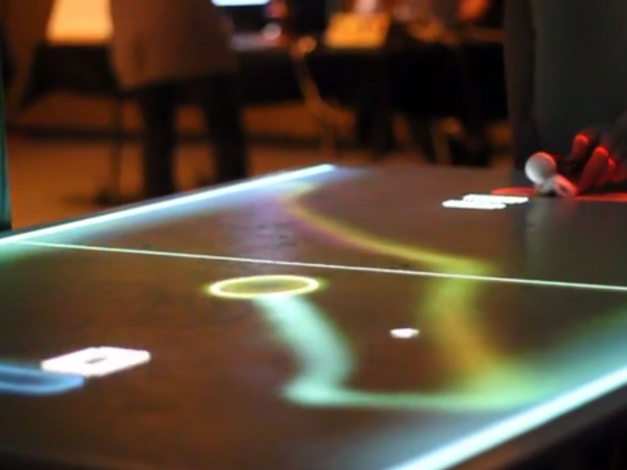
#> input picture pong1.jpg, 1253 x 940 px, given in place of the camera (shown at 1/2 size)
$ python objectDetect.py
#> lines starting #> are read from the running program, lines starting #| are printed output that depends on the picture; after the words box and inside, x2 and y2 are one past the last pixel; in counts of white or black regions, pixels touching at a corner belong together
import cv2
import numpy as np
from collections import deque


camera = cv2.VideoCapture(0)
cv2.namedWindow("frame")
frame_stack = []
max_frames = 1         # Number of frames to mediate
j = 0
Detect = False

while True:
    if Detect:
        cv2.waitKey(1000)
        Detect = False

    # grab the current frame
    (grabbed, frame) = camera.read()
#> frame is the input picture: shape (940, 1253, 3); mean B, G, R 53.9, 71, 87.5

    cv2.waitKey(1)

    if not grabbed:
        break
    #cv2.imshow('frame',frame)
    j += 1
    img_hsv=cv2.cvtColor(frame, cv2.COLOR_BGR2HSV)
#> img_hsv: shape (940, 1253, 3); mean H, S, V 35, 129.3, 93.3

    # red lower mask (0-10)
    lower_red = np.array([0,50,50])
    upper_red = np.array([5,255,255])
    mask0 = cv2.inRange(img_hsv, lower_red, upper_red)              # TODO adjust the red mask values
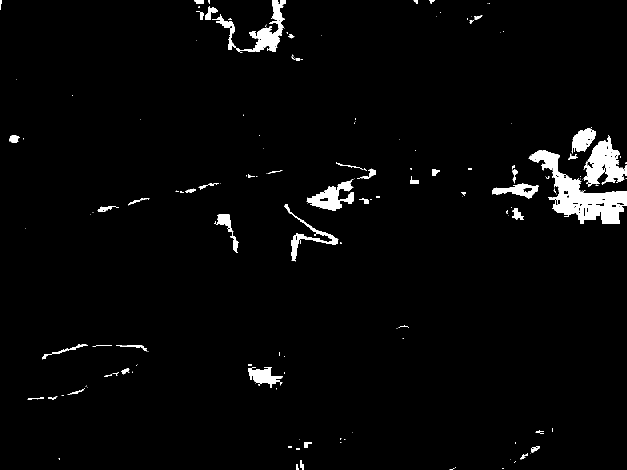
#> mask0: shape (940, 1253) (shown at 1/2 size); 2.8% white; 184 white regions (127 under 20 px), largest, box (x1, y1, x2, y2) and area: (1058, 301, 1253, 448) 9778, (1167, 270, 1253, 374) 4357, (424, 0, 572, 106) 3713
    # red upper mask (170-180)
    lower_red = np.array([172,50,50])
    upper_red = np.array([179,255,255])
    mask1 = cv2.inRange(img_hsv, lower_red, upper_red)
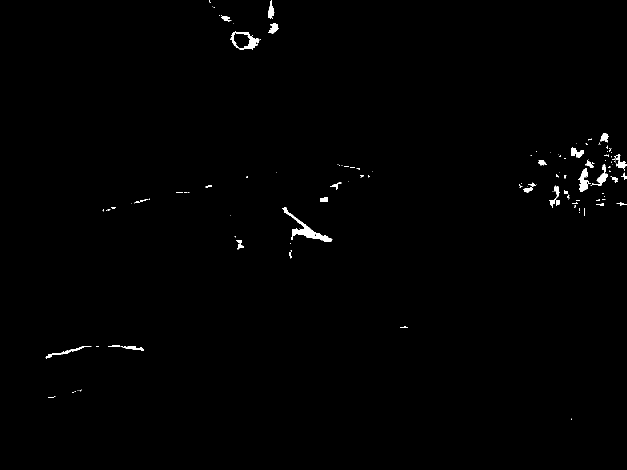
#> mask1: shape (940, 1253) (shown at 1/2 size); 0.61% white; 129 white regions (91 under 20 px), largest, box (x1, y1, x2, y2) and area: (565, 414, 665, 484) 1293, (461, 63, 518, 100) 726, (1156, 336, 1182, 384) 571
    # join masks
    maskRed = mask0 + mask1
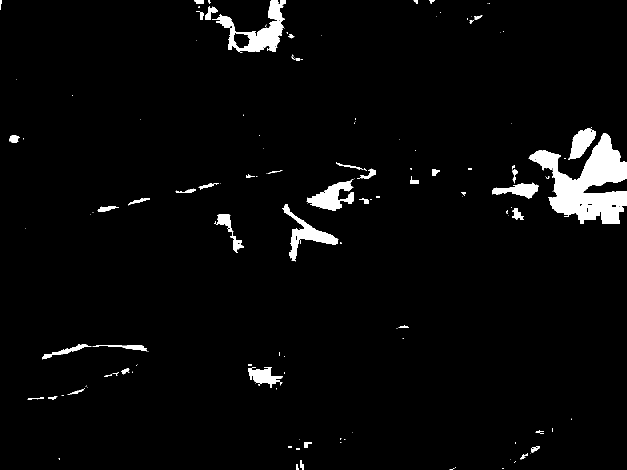
#> maskRed: shape (940, 1253) (shown at 1/2 size); 3.4% white; 163 white regions (109 under 20 px), largest, box (x1, y1, x2, y2) and area: (1058, 266, 1253, 448) 16786, (424, 0, 572, 106) 5130, (565, 408, 677, 523) 2997

    # green mask (55-65)
    lower_green = np.array([40, 128, 0])
    upper_green = np.array([70, 255, 127])
    maskGreen = cv2.inRange(img_hsv, lower_green, upper_green)  # TODO adjust the green mask values
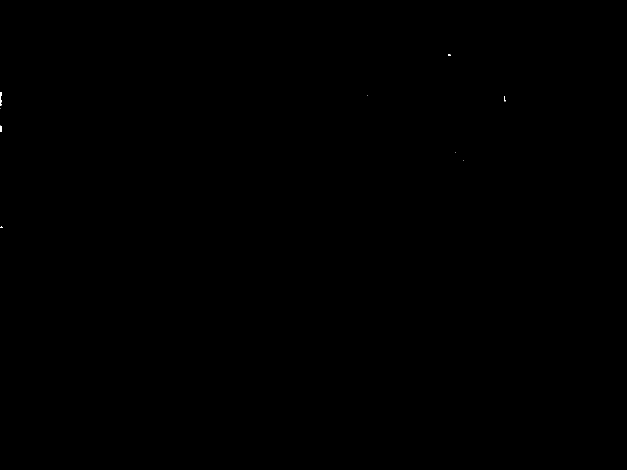
#> maskGreen: shape (940, 1253) (shown at 1/2 size); 0.01% white; 9 white regions (7 under 20 px), largest, box (x1, y1, x2, y2) and area: (0, 184, 4, 211) 70, (0, 251, 4, 264) 45

    # blue lower mask (107-117)
    lower_blue = np.array([100, 50, 50])
    upper_blue = np.array([120, 255, 255])
    maskBlue = cv2.inRange(img_hsv, lower_blue, upper_blue)  # TODO adjust the blue mask values
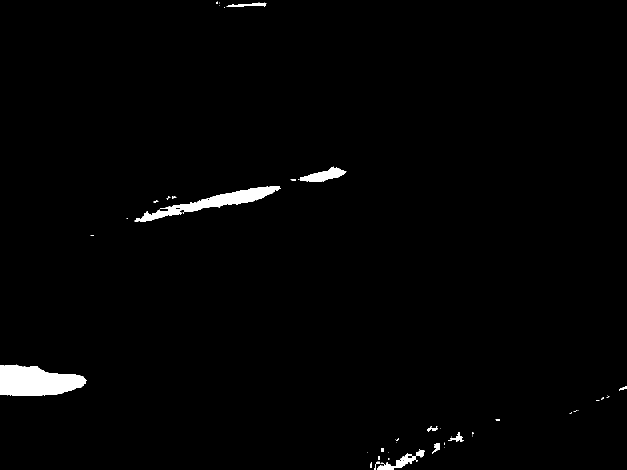
#> maskBlue: shape (940, 1253) (shown at 1/2 size); 1.4% white; 54 white regions (38 under 20 px), largest, box (x1, y1, x2, y2) and area: (0, 729, 173, 792) 8042, (269, 372, 562, 444) 5147, (599, 333, 693, 364) 1409

    # set my output img to zero everywhere except my mask
    output_img = frame.copy()
    output_img[np.where((maskRed==0)&(maskGreen==0)&(maskBlue==0))] = 0
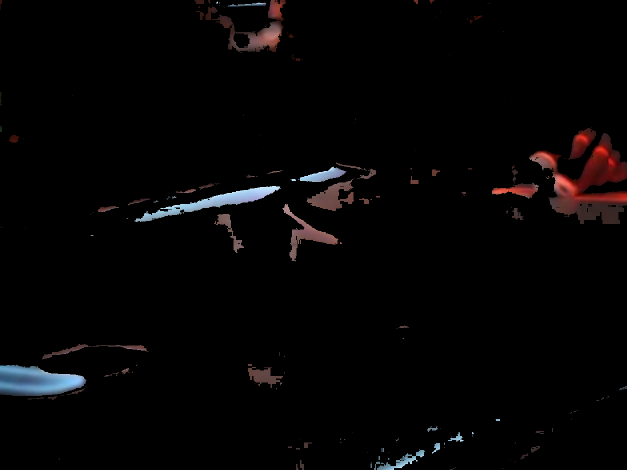
#> output_img: shape (940, 1253, 3) (shown at 1/2 size); mean B, G, R 4.4, 4.1, 5.3

    # or your HSV image, which I believe is what you want
    output_hsv = img_hsv.copy()
    output_hsv[np.where((maskRed==0)&(maskGreen==0)&(maskBlue==0))] = 0
#> output_hsv: shape (940, 1253, 3); mean H, S, V 2.7, 5.7, 6.2
    mod_frame = output_hsv[:,:,1]
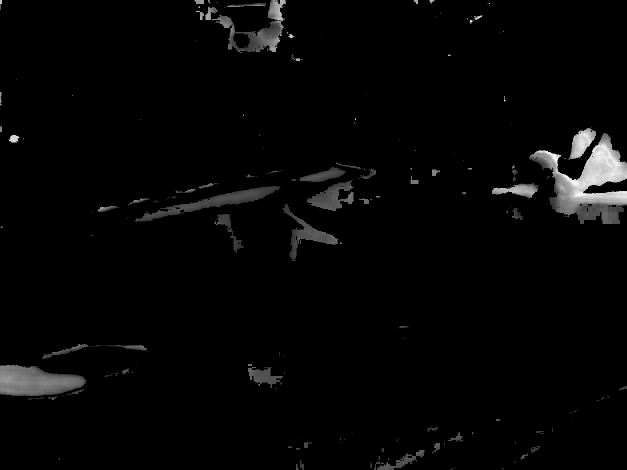
#> mod_frame: shape (940, 1253) (shown at 1/2 size); min 0, max 255, mean 5.7

    if j>max_frames:
        frame_stack.append(mod_frame)
        med = np.median(frame_stack,axis=0)
        med = np.uint8(med)
        ret, med = cv2.threshold(med, 100, 255, cv2.THRESH_BINARY)     # TODO calibrate the binary threshold

        circles = cv2.HoughCircles(med, cv2.HOUGH_GRADIENT, 4, 800, param1=100, param2=100, minRadius=7, maxRadius=50)
        print(circles)
        if np.shape(circles): #TODO and (np.shape(circles)[1] == 1):
            Detect = True
            circles = np.uint16(np.around(circles))
            print(circles)
            for i in circles[0, :]:
                # draw the outer circle
                 cv2.circle(med, (i[0], i[1]), i[2], (0, 255, 0), 2)
                # draw the center of the circle
                 cv2.circle(med, (i[0], i[1]), 2, (0, 0, 255), 3)
        cv2.imshow('frame', med)
        cv2.waitKey(1)
        frame_stack =[]
        j = 0
    frame_stack.append(mod_frame)

camera.release()
cv2.destroyAllWindows()
